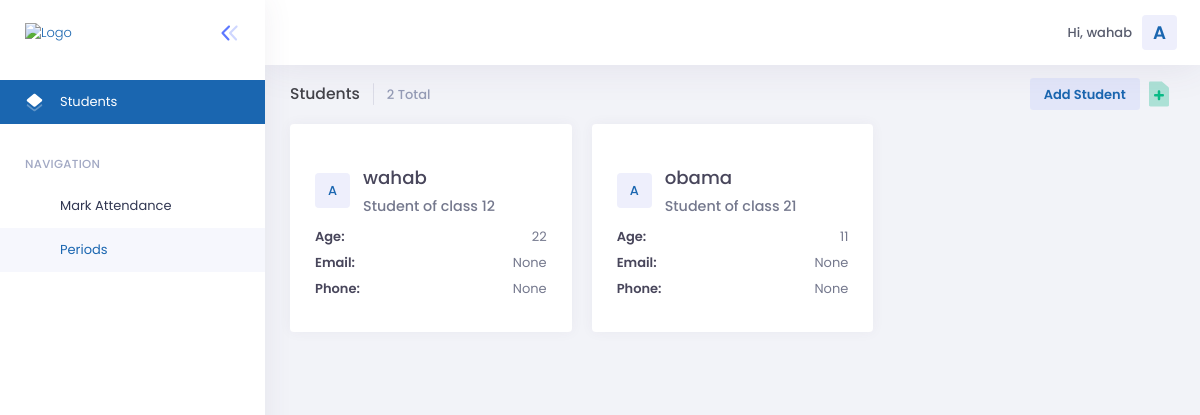
The app's page / (signed in) with its own data.
### attendance/models.py (models this page shows, shortened)
class Student(models.Model):
    name = models.CharField(blank=True , null=True, max_length=50)
    age = models.IntegerField(blank = True , null = True)
    student_class = models.IntegerField(blank = True , null = True)
    image = models.CharField(blank=True , null=True, max_length=500)
    email = models.CharField(blank=True , null=True, max_length=50)
    phone  = models.CharField(blank=True , null=True, max_length=50)

### attendance/views.py (the view)
# urls.py: path('', views.index, name="all_students"),
def index(request):
	data = {}
	students = Student.objects.all().order_by('id')
	data['data'] = students
	return render(request , 'all_students.html' , data)

### templates/all_students.html (shortened to what this page needs)
{% extends 'base.html' %}
{% block body %}
<div class="kt-content  kt-grid__item kt-grid__item--fluid kt-grid kt-grid--hor" id="kt_content">
						<div class="kt-subheader   kt-grid__item" id="kt_subheader">
							<div class="kt-container  kt-container--fluid ">
								<div class="kt-subheader__main">
									<h3 class="kt-subheader__title">
										Students
									</h3>
									<div class="kt-subheader__group" id="kt_subheader_search">
										<span class="kt-subheader__desc" id="kt_subheader_total">
											{{data|length}} Total </span>
										<form class="kt-margin-l-20" id="kt_subheader_search_form">
										</form>
									</div>
								</div>
								<div class="kt-subheader__toolbar">
									<a href="{% url 'register_student' %}" class="btn btn-label-brand btn-bold">
										Add Student </a>
									<div class="kt-subheader__wrapper">
										<div class="dropdown dropdown-inline" data-toggle="kt-tooltip-" title="Quick actions" data-placement="left">
											<a href="#" class="btn btn-icon" data-toggle="dropdown" aria-haspopup="true" aria-expanded="false">
											</a>
										</div>
									</div>
								</div>
							</div>
						</div>
						<div class="kt-container  kt-container--fluid  kt-grid__item kt-grid__item--fluid">
							<div class="row">
                                {% for student in  data%}
								<div class="col-xl-3 col-lg-4 col-md-6">
									<div class="kt-portlet kt-portlet--height-fluid">
										<div class="kt-portlet__head kt-portlet__head--noborder">
										</div>
										<div class="kt-portlet__body">
											<div class="kt-widget kt-widget--user-profile-2">
												<div class="kt-widget__head">
													<div class="kt-widget__media">
														<span class="kt-badge kt-badge--username kt-badge--unified-primary kt-badge--lg kt-badge--rounded kt-badge--bold">A</span>
													</div>
													<div class="kt-widget__info">
														<a href="#" class="kt-widget__username">
															{{student.name}}
														</a>
														<span class="kt-widget__desc">
															Student of class {{student.student_class}}
														</span>
													</div>
												</div>
												<div class="kt-widget__body">
													<div class="kt-widget__item">
                                                        <div class="kt-widget__contact">
															<span class="kt-widget__label">Age:</span>
															<span class="kt-widget__data">{{student.age}}</span>
														</div>
														<div class="kt-widget__contact">
															<span class="kt-widget__label">Email:</span>
															<a href="#" class="kt-widget__data">{{student.email}}</a>
														</div>
														<div class="kt-widget__contact">
															<span class="kt-widget__label">Phone:</span>
															<a href="#" class="kt-widget__data">{{student.phone}}</a>
														</div>
													</div>
												</div>
											</div>
										</div>
									</div>
								</div>
								{% endfor %}
							</div>
						</div>
					</div>
{% endblock body %}

### templates/base.html (shortened to what this page needs)
<!DOCTYPE html>
<html lang="en">
{% load static %}
<head>
	<link href="{% static 'assets/plugins/custom/datatables/datatables.bundle.css' %}" rel="stylesheet" type="text/css" />
	<link href="{% static 'assets/plugins/global/plugins.bundle.css' %}" rel="stylesheet" type="text/css" />
	<link href="{% static 'assets/css/style.bundle.css' %}" rel="stylesheet" type="text/css" />
	<link href="{% static 'assets/css/custom.style.css' %}" rel="stylesheet" type="text/css" />
	<link href="{% static 'assets/css/skins/header/base/light.css' %}" rel="stylesheet" type="text/css" />
	<link href="{% static 'assets/css/skins/header/menu/light.css' %}" rel="stylesheet" type="text/css" />
	<link href="{% static 'assets/css/skins/brand/light.css' %}" rel="stylesheet" type="text/css" />
	<link href="{% static 'assets/css/skins/aside/light.css' %}" rel="stylesheet" type="text/css" />
</head>
<body
	class="kt-quick-panel--right kt-demo-panel--right kt-offcanvas-panel--right kt-header--fixed kt-header-mobile--fixed kt-subheader--enabled kt-subheader--transparent kt-aside--enabled kt-aside--fixed kt-page--loading">
	<div class="kt-grid kt-grid--hor kt-grid--root">
		<div class="kt-grid__item kt-grid__item--fluid kt-grid kt-grid--ver kt-page">
			<div class="kt-aside kt-aside--fixed  kt-grid__item kt-grid kt-grid--desktop kt-grid--hor-desktop"
				id="kt_aside">
				<div class="kt-aside__brand kt-grid__item " id="kt_aside_brand">
					<div class="kt-aside__brand-logo">
						<a href="{% url 'all_students' %}">
							<img alt="Logo" width="100%" src="{% static 'assets/media/logos/top-logo.svg' %}" />
						</a>
					</div>
					<div class="kt-aside__brand-tools">
						<button class="kt-aside__brand-aside-toggler" id="kt_aside_toggler">
							<span></span>
						</button>
					</div>
				</div>
				<div class="kt-aside-menu-wrapper kt-grid__item kt-grid__item--fluid" id="kt_aside_menu_wrapper">
					<div id="kt_aside_menu" class="kt-aside-menu kt-scroll kt-padding-b-100" data-ktmenu-vertical="1"
						data-ktmenu-scroll="1" data-ktmenu-dropdown-timeout="500">
						<ul class="kt-menu__nav ">
							<li class="kt-menu__item  kt-menu__item--active kt-margin-b-20" aria-haspopup="true"><a
									href="{% url 'all_students' %}" class="kt-menu__link kt-bg-primary"><span
										class="kt-menu__link-icon">
										<span class="kt-menu__link-icon"></span>
									</span><span class="kt-menu__link-text kt-font-light">Students</span></a></li>
							<li class="kt-menu__section ">
								<h4 class="kt-menu__section-text">NAVIGATION</h4>
							</li>
							<li class="kt-menu__item  kt-menu__item--submenu" aria-haspopup="true"
								data-ktmenu-submenu-toggle="hover">
								<a href="{% url 'add_period' %}" class="kt-menu__link kt-menu__toggle">
									<span class="kt-menu__link-icon">
										<i class="fa fa-user-friends"></i>
									</span>
									<span class="kt-menu__link-text">Mark Attendance</span>
								</a>
							</li>
							<li class="kt-menu__item  kt-menu__item--submenu kt-menu__item--active" aria-haspopup="true"
								data-ktmenu-submenu-toggle="hover">
								<a href="{% url 'periods' %}" class="kt-menu__link kt-menu__toggle">
									<span class="kt-menu__link-icon">
										<i class="fa fa-user-cog"></i>
									</span>
									<span class="kt-menu__link-text">Periods</span>
								</a>
							</li>
						</ul>
					</div>
				</div>
			</div>
			<div class="kt-grid__item kt-grid__item--fluid kt-grid kt-grid--hor kt-wrapper" id="kt_wrapper">
				<div id="kt_header" class="kt-header kt-grid__item  kt-header--fixed">
					<div class="kt-header__topbar">
						<div class="kt-header__topbar-item kt-header__topbar-item--user">
							<div class="kt-header__topbar-wrapper" data-toggle="dropdown" data-offset="0px,0px">
								<div class="kt-header__topbar-user">
									<div class="kt-user-card-v2">
										<div class="kt-user-card-v2__details kt-user-details-custom kt-margin-r-10">
											<a href="#" class="kt-user-card-v2__name"><span class="">Hi,</span> {{request.user}}</a>
										</div>
										<span class="kt-badge kt-badge--username kt-badge--unified-primary kt-badge--lg kt-badge--rounded kt-badge--bold">A</span>
									</div>
								</div>
							</div>
						</div>
					</div>
				</div>
                  	<div class="kt-content  kt-grid__item kt-grid__item--fluid kt-grid kt-grid--hor" id="kt_content">
                        {% block body %}
                        {% endblock body %}
                    </div>
				</div>
			</div>
		</div>
</body>
</html>

### static/assets/css/custom.style.css (style rules this page uses)
.kt-aside-menu .kt-menu__nav { padding: 0 0 15px 0 !important; }

### static/assets/css/skins/header/base/light.css (style rules this page uses)
@media (min-width: 1025px) { .kt-header { background-color: #ffffff; border-bottom: 1px solid #eff0f6; } }
@media (min-width: 1025px) { .kt-header--fixed:not(.kt-subheader--fixed) .kt-header { border-bottom: 0; -webkit-box-shadow: 0px 0px 40px 0px rgba(82, 63, 105, 0.1); box-shadow: 0px 0px 40px 0px rgba(82, 63, 105, 0.1); } }
.kt-header .kt-header__topbar .kt-header__topbar-item.kt-header__topbar-item--user .kt-header__topbar-user .kt-badge.kt-badge--username { height: 35px; width: 35px; font-size: 1.4rem; font-weight: 600; }

### static/assets/css/skins/brand/light.css (style rules this page uses)
@media (min-width: 1025px) { .kt-aside__brand { background-color: #ffffff; -webkit-box-shadow: none; box-shadow: none; } }

### static/assets/css/skins/aside/light.css (style rules this page uses)
.kt-aside { background-color: #ffffff; -webkit-box-shadow: 0px 0px 28px 0px rgba(82, 63, 105, 0.08); box-shadow: 0px 0px 28px 0px rgba(82, 63, 105, 0.08); }
.kt-aside-menu { background-color: #ffffff ; }
.kt-aside-menu .kt-menu__nav > .kt-menu__item > .kt-menu__heading .kt-menu__link-text, .kt-aside-menu .kt-menu__nav > .kt-menu__item > .kt-menu__link .kt-menu__link-text { color: #313752 ; }
.kt-aside-menu .kt-menu__nav > .kt-menu__item > .kt-menu__heading .kt-menu__link-icon, .kt-aside-menu .kt-menu__nav > .kt-menu__item > .kt-menu__link .kt-menu__link-icon { color: #c4cff9 ; }
.kt-aside-menu .kt-menu__nav > .kt-menu__item.kt-menu__item--active { -webkit-transition: background-color 0.3s; transition: background-color 0.3s; }
.kt-aside-menu .kt-menu__nav > .kt-menu__item.kt-menu__item--active > .kt-menu__heading, .kt-aside-menu .kt-menu__nav > .kt-menu__item.kt-menu__item--active > .kt-menu__link { background-color: #f6f7fd ; }
.kt-aside-menu .kt-menu__nav > .kt-menu__item.kt-menu__item--active > .kt-menu__heading .kt-menu__link-text, .kt-aside-menu .kt-menu__nav > .kt-menu__item.kt-menu__item--active > .kt-menu__link .kt-menu__link-text { color: #1a66b0 ; }
.kt-aside-menu .kt-menu__nav > .kt-menu__item.kt-menu__item--active > .kt-menu__heading .kt-menu__link-icon, .kt-aside-menu .kt-menu__nav > .kt-menu__item.kt-menu__item--active > .kt-menu__link .kt-menu__link-icon { color: #1a66b0 ; }
.kt-aside-menu .kt-menu__nav > .kt-menu__section .kt-menu__section-text { color: #a1a8c3 ; }

### records on screen
Student: name "wahab", student_class "12", age "22", email "None", phone "None"
Student: name "obama", student_class "21", age "11", email "None", phone "None"

### other values on screen
{{ request.user }} "wahab"
{{ data|length }} "2"
